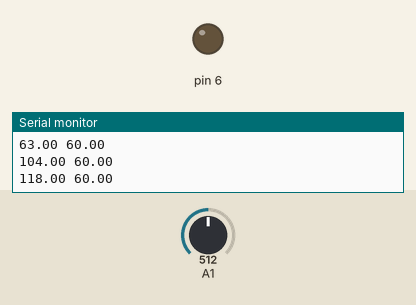
Bench run of a sketch on a simulated Arduino Uno, built with avr-gcc and run on an emulated ATmega328P. Parts: output pins drawn as LEDs (lit = HIGH), the last lines printed to the serial monitor. The inputs (shaded band) are chosen by the test bench; at power-on: A1 = 512.

Above: at 1.3 s.
1.4 s: A1 set to 122
At 2.4 s:
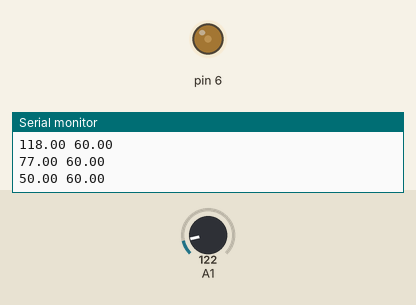
At 2.9 s:
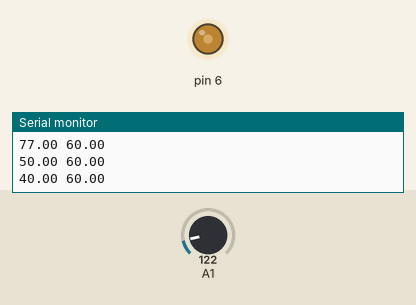
4.4 s: A1 set to 0
6.5 s: A1 set to 306
At 6.9 s:
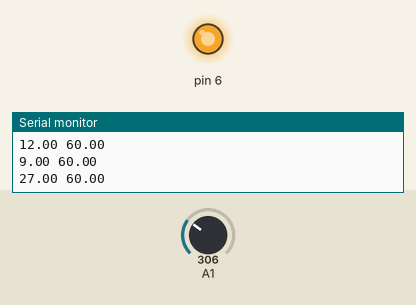
Timing chart, 0 to 12.5 s (numbered marks = the images above; inputs shaded):
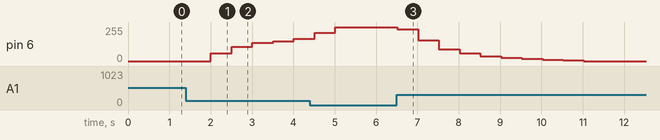

Measured:
- after the input at 1.4 s, pin 6: moves from 0/255 to 166/255 over 2.0 s, starting after 0.61 s
- after the input at 6.5 s, pin 6: moves from 255/255 to 0/255 over 4.5 s, starting at once

The sketch:

code.ino
```cpp
#include <PID_v1.h>  // thư viện pid
#include <SimpleKalmanFilter.h>

double Setpoint ;    // điểm đặt
double Input;        // giá trị đầu vào của cam biến ánh sáng
double Output ;      // giá trị đầu ra là tín hiệu điều khiển bóng đèn led

double Kp=4.9, Ki=2.6, Kd=0.03; // các thông số kp,ki,kd các bạn có thể thay đổi

PID myPID(&Input, &Output, &Setpoint, Kp, Ki, Kd, DIRECT);
SimpleKalmanFilter locnhieu(2, 2, 0.01);
float gt_doc;
float gt_filter;

void setup()
{
  Serial.begin(9600);
  Setpoint = 60; // giá trị đặt là 240 , giá trị này các bạn có thể thay đổi
  myPID.SetMode(AUTOMATIC);
  myPID.SetTunings(Kp, Ki, Kd);

}

void loop()
{
  gt_doc = analogRead(A1);
  gt_filter = locnhieu.updateEstimate(gt_doc);
  Input = map(gt_filter, 0, 1024, 0, 255);  // giá trị chuyển đổi từ 0--1024 tương ứng 0---255
  myPID.Compute();
  analogWrite(6,Output); //chân điều khiển độ sáng của led.
  Serial.print(Input);
  Serial.print(" ");
  Serial.println(Setpoint);
  delay(500);
}
```
